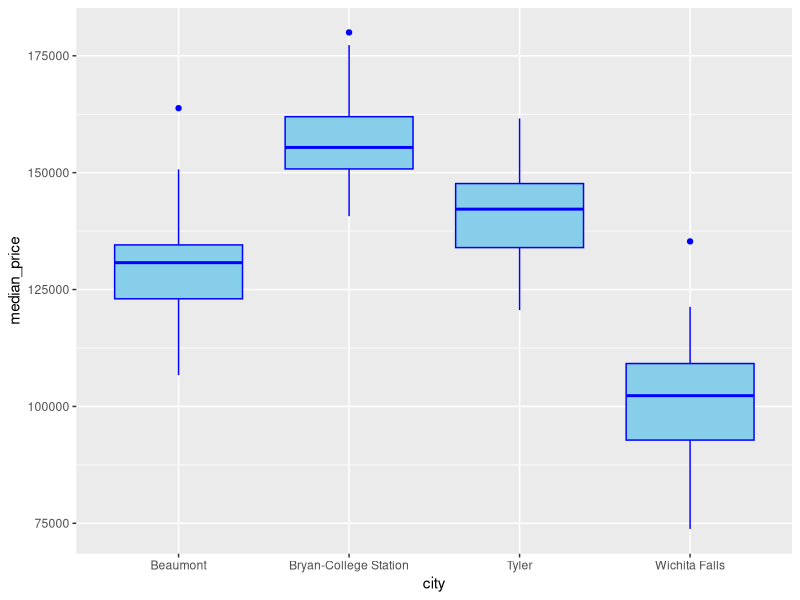
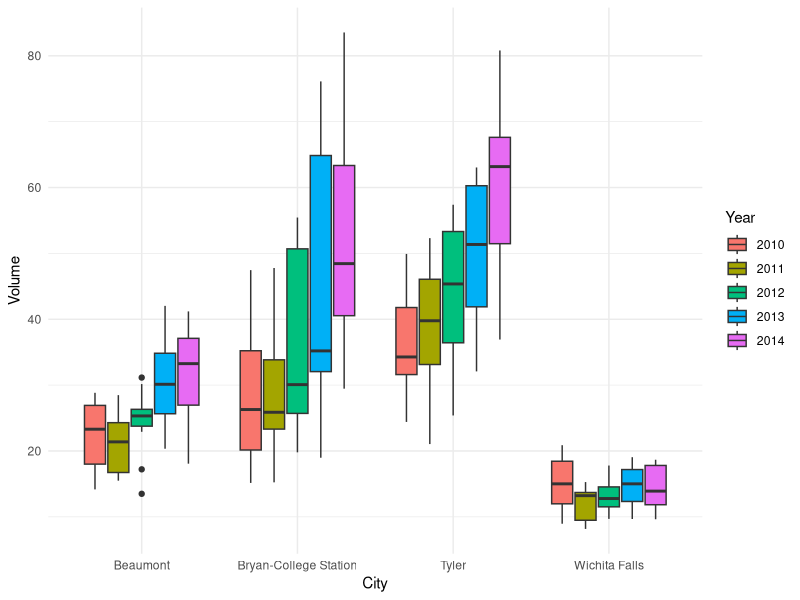
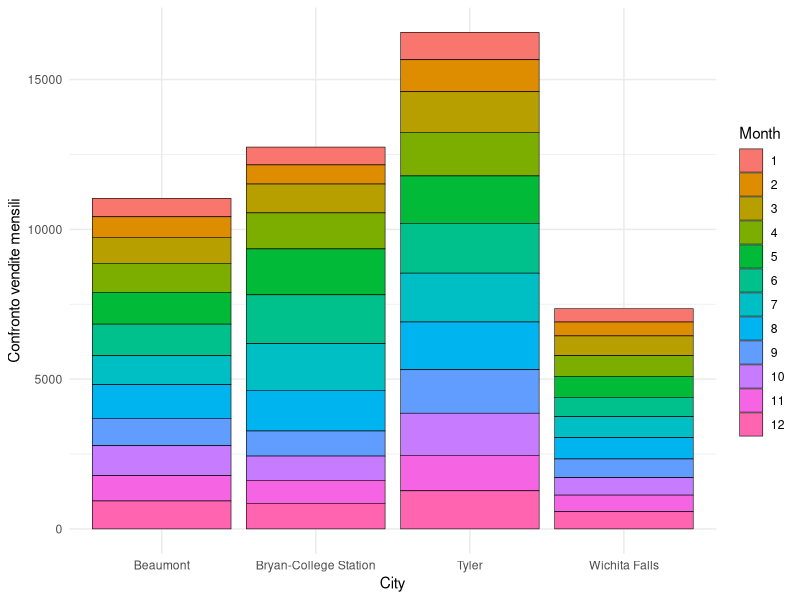
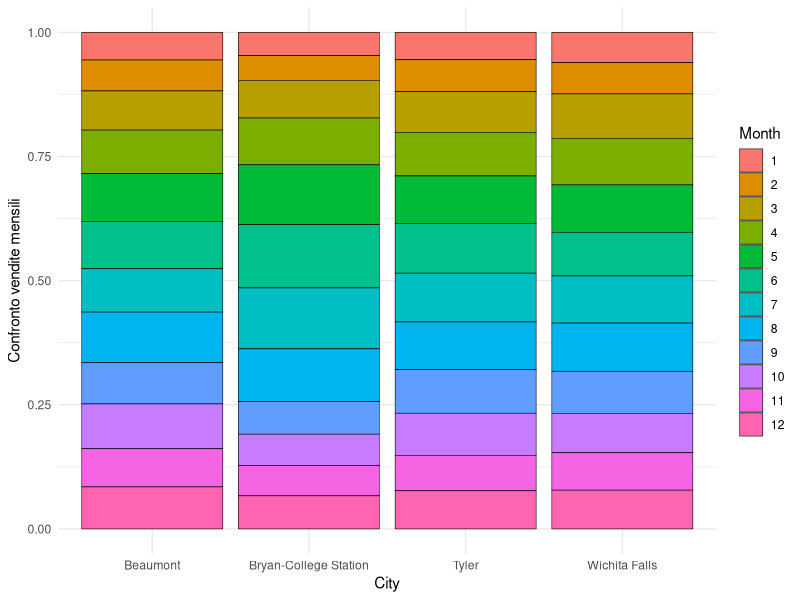
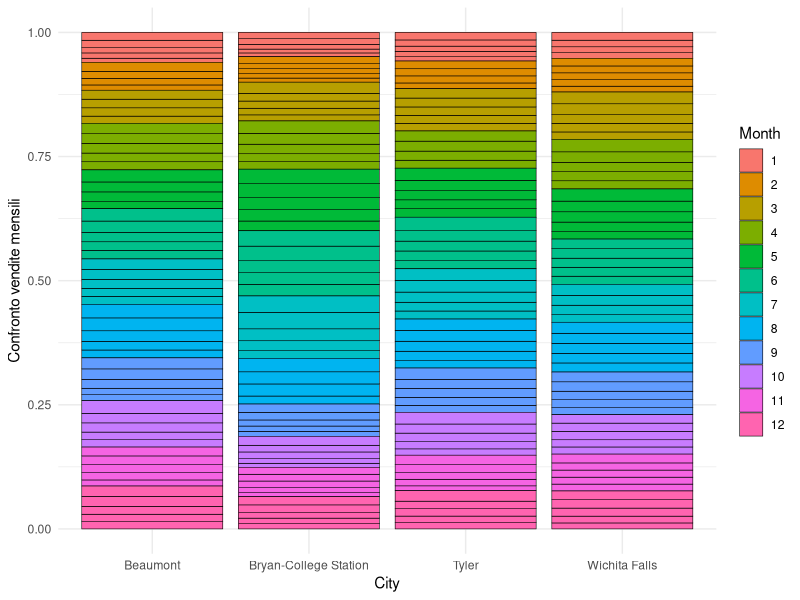
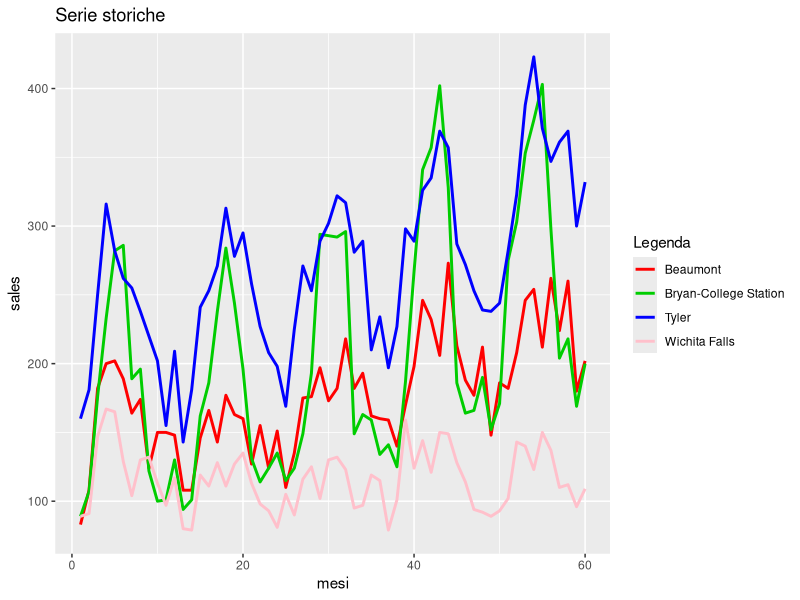

These figures' R source, in order:
## ---- chunk 1
#install.packages("ggplot2")
#install.packages("dplyr")

library("dplyr")
library("ggplot2")
## ---- chunk 2
RealEstateTexax_Dataframe = read.csv("Real Estate Texas.csv")
attach(RealEstateTexax_Dataframe)

ggplot(data = RealEstateTexax_Dataframe) +
  geom_boxplot( aes(x = city, y = median_price ), fill="skyblue", color = "blue", lwd = 0.5)
## ---- chunk 3
ggplot(data = RealEstateTexax_Dataframe) +
       geom_boxplot(aes(x = city, y = volume, fill = as.factor(year))) +  #as.factor() -> per trasformare variabile integer in categorica
       labs(x = "City", y = "Volume", fill = "Year") +
       theme_minimal()
## ---- chunk 4

totale_vendite_mensili <- RealEstateTexax_Dataframe %>% 
  group_by(city, month) %>%
  summarise(totale_vendite = sum(sales, .groups=month, na.rm = TRUE))


ggplot(data = totale_vendite_mensili) +
  geom_bar( aes(x = city,  y = totale_vendite_mensili$totale_vendite, fill = as.factor(month)),
            position = "stack", stat = "identity", col = "black", lwd = 0.2) +  
  labs(x = "City", y = "Confronto vendite mensili") +
  scale_fill_discrete(name = "Month") +
  theme_minimal()
## ---- chunk 5
ggplot(data = totale_vendite_mensili) +
  geom_bar( aes(x = city,  y = totale_vendite_mensili$totale_vendite, fill = as.factor(month)),
            position = "fill", stat = "identity", col = "black", lwd = 0.2) +  
  labs(x = "City", y = "Confronto vendite mensili") +
  scale_fill_discrete(name = "Month") +
  theme_minimal()
## ---- chunk 6
ggplot(data = RealEstateTexax_Dataframe["sales"]) +
  geom_bar( aes(x = city,  y = sales, fill = as.factor(month), col = "grey", lwd = 1),
            position = "fill", stat = "sum", col = "black", lwd = 0.2) +  
  labs(x = "City", y = "Confronto vendite mensili") +
  scale_fill_discrete(name = "Month") +
  theme_minimal()
## ---- chunk 7
dati_Beaumont <- filter(RealEstateTexax_Dataframe, city == "Beaumont")
dati_Bryan_college <- filter(RealEstateTexax_Dataframe, city == "Bryan-College Station")
dati_Tyler <- filter(RealEstateTexax_Dataframe, city == "Tyler")
dati_Wichita <- filter(RealEstateTexax_Dataframe, city == "Wichita Falls")


dati_Beaumont <- dati_Beaumont %>%
  rename_with(~paste0("Beaumont_", .), everything())

dati_Bryan_college <- dati_Bryan_college %>%
  rename_with(~paste0("Bryan_college_", .), everything())

dati_Tyler <- dati_Tyler %>%
  rename_with(~paste0("Tyler_", .), everything())

dati_Wichita <- dati_Wichita %>%
  rename_with(~paste0("Wichita_", .), everything())


new_dataframe = as.data.frame(cbind(dati_Beaumont, dati_Bryan_college, dati_Tyler, dati_Wichita))

attach(new_dataframe)
                                    
ggplot(data = new_dataframe)+
  geom_line(aes(x = seq(1,60,1), y = Beaumont_sales, col="Beaumont"), lwd=1)+
  geom_line(aes(x = seq(1,60,1), y = Bryan_college_sales, col="Bryan-College Station"), lwd=1)+
  geom_line(aes(x = seq(1,60,1), y = Tyler_sales, col="Tyler"), lwd=1)+
  geom_line(aes(x = seq(1,60,1), y = Wichita_sales, col="Wichita Falls"), lwd=1)+
  labs(x="mesi",
       y="sales",
       title="Serie storiche")+
    scale_color_manual(
      name   = 'Legenda',
      breaks = c('Beaumont', 'Bryan-College Station', 'Tyler', 'Wichita Falls'),
      values = c("red", "green3", "blue", "pink"),
      labels = c('Beaumont', 'Bryan-College Station', 'Tyler', 'Wichita Falls'))
